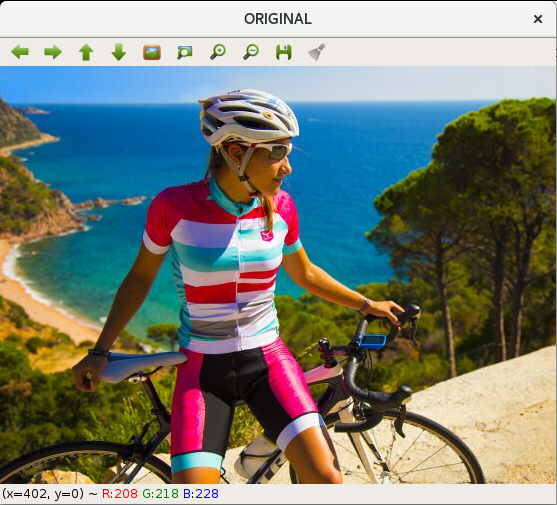
//> input picture fsiv/i72marmj/ciclista_original.png, 557 x 505 px
$ ./pract3 ciclista_original.png filtro.jpg   (built with g++ and OpenCV 4)
//> lines starting //> are read from the running program, lines starting //| are printed output that depends on the picture
//> further down, imgIn is the input picture: 505 rows x 557 cols, CV_8UC3; mean B, G, R 118.5, 127.1, 120.3
/*!
  Esto es un esqueleto de programa para usar en las prácticas
  de Visión Artificial.

  Se supone que se utilizará OpenCV.

  Para compilar, puedes ejecutar:
    g++ -Wall -o esqueleto esqueleto.cc `pkg-config opencv --cflags --libs`

*/

#include <iostream>
#include <exception>
#include <algorithm>


//Includes para OpenCV, Descomentar según los módulo utilizados.
#include <opencv2/core/core.hpp>
#include <opencv2/core/utility.hpp>
#include <opencv2/highgui/highgui.hpp>
#include <opencv2/imgproc/imgproc.hpp>
//#include <opencv2/calib3d/calib3d.hpp>

using namespace cv;
using namespace std;

const cv::String keys =
    "{help h usage ? |      | print this message   }"
    "{f filter       | 0    | filtro		       }"
    "{g ganancia     | 1.0  | ganancia			   }"
    "{@image1        |      | image1 for compare   }"
    "{@image2        |<none>| image2 for compare   }"
    ;

cv::Mat create_sharp_filter(int tipo, float g)
{
	cv::Mat filter(3, 3, CV_32FC1);

	if ((g >= 0.0) and ((tipo == 0) or (tipo == 1)))
	{
		if ( tipo == 0 )
		{
			filter = (Mat_<double>(5, 5) << 0,  0,    0,   0,   0,
                                      0,  0,   -1,   0,   0,
                                      0, -1,  g+4,  -1,   0,
                                      0,  0,   -1,   0,   0,
                                      0,  0,    0,   0,   0);
		}

		else if ( tipo == 1 )
		{
			filter = (Mat_<double>(3, 3) << -1,  -1,  -1,
                                      -1,  g+8, -1,
                                      -1,  -1,  -1);
		}
	}

	else
	{
		std::cout << "\n\n > ERROR. Alguno de los valores de entrada (g o f) fuera de rango.\n\n";
		exit(-1);
	}

	filter.convertTo(filter, CV_32FC1);

	if(filter.type() != CV_32FC1)
	{
		std::cout << "\n\n > ERROR. Error con el filtro.\n\n";
		exit(-1);
	}


	return filter;
}

//******************************************************************

void aplicarConvolucion(const int x, const int y, const cv::Mat& in, const cv::Mat& filter, cv::Mat& out)
{

  float pixel = 0.0;

  for (int i = 0; i < filter.rows; ++i)
  {
    for (int j = 0; j < filter.cols; ++j)
    {
      pixel += in.at<float>((x - ((filter.rows-1)/2) + i),(y - ((filter.cols-1)/2) + j)) * filter.at<float>(i, j);
    }
  }

  out.at<float>(x - ((filter.rows-1)/2), y - ((filter.rows-1)/2)) = pixel;

}

/*00 01 02 03 04
10 11 12 13 14
20 21 22 23 24
30 31 32 33 34
40 41 42 43 44*/

//******************************************************************

void convolve(const cv::Mat& in, const cv::Mat& filter, cv::Mat& out, int border_type=0)
{
//> called with border_type = 0
  vector<Mat> channelsIn,channelsOut;
  Mat inResized=Mat::zeros(in.rows + ((filter.rows-1)/2),in.cols + ((filter.cols-1)/2) ,in.type());
  out=Mat::zeros(in.rows,in.cols,in.type());

  split(in,channelsIn);
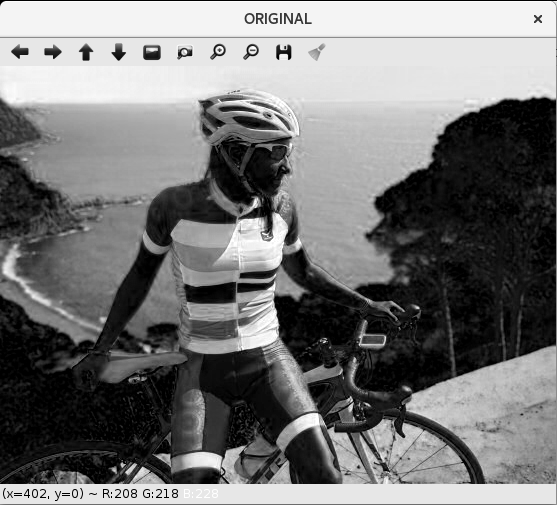
//> channelsIn[0]: 505 rows x 557 cols, CV_32FC1; min 0, max 1, mean 0.465
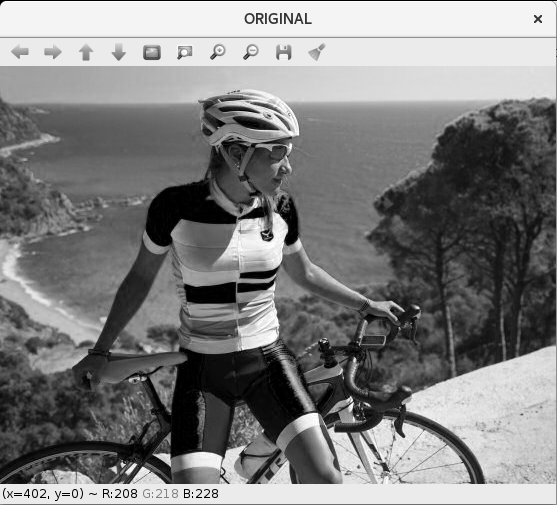
//> channelsIn[1]: 505 rows x 557 cols, CV_32FC1; min 0, max 1, mean 0.498
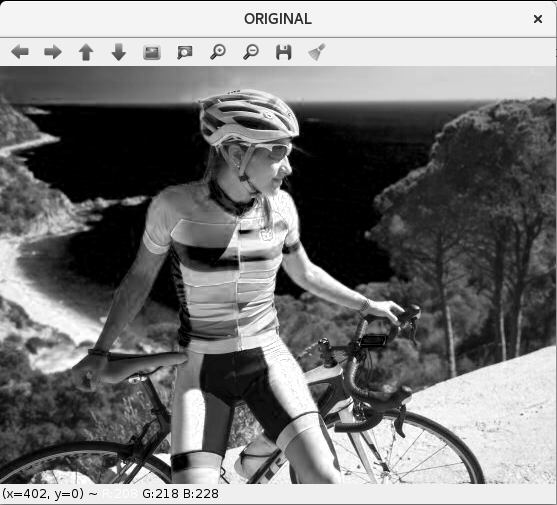
//> channelsIn[2]: 505 rows x 557 cols, CV_32FC1; min 0, max 1, mean 0.472
  split(out,channelsOut);

  for(int i=0;i<in.channels();i++){
    copyMakeBorder(channelsIn[i],channelsIn[i],((filter.rows-1)/2),((filter.rows-1)/2),((filter.rows-1)/2),((filter.rows-1)/2),BORDER_CONSTANT,0);
  }

  for (int i = ((filter.rows-1)/2); i < inResized.rows-((filter.rows-1)/2); ++i)
  {
    for (int j = ((filter.rows-1)/2); j < inResized.cols-((filter.rows-1)/2); ++j)
    {
      for (int k = 0; k < in.channels(); ++k)
      {
        aplicarConvolucion(i,j,channelsIn[k],filter,channelsOut[k]);
      }
    }
  }
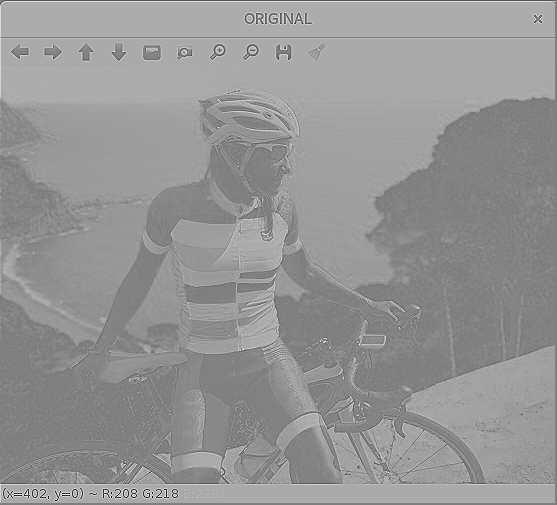
//> channelsOut[0]: 505 rows x 557 cols, CV_32FC1; min -2.73, max 2.72, mean 0.461; drawn with min black and max white
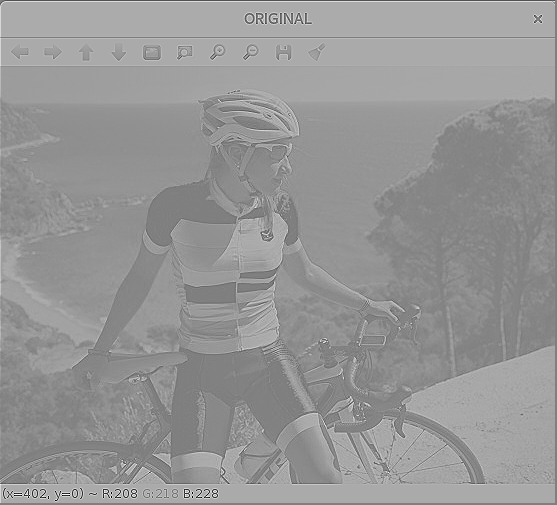
//> channelsOut[1]: 505 rows x 557 cols, CV_32FC1; min -2.77, max 2.77, mean 0.495; drawn with min black and max white
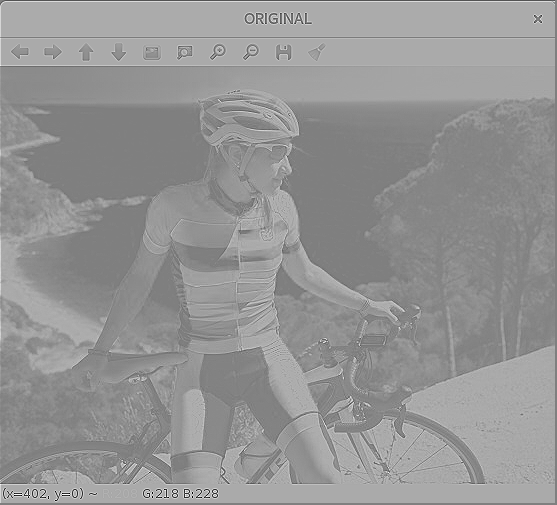
//> channelsOut[2]: 505 rows x 557 cols, CV_32FC1; min -2.82, max 2.81, mean 0.468; drawn with min black and max white
  merge(channelsOut,out);
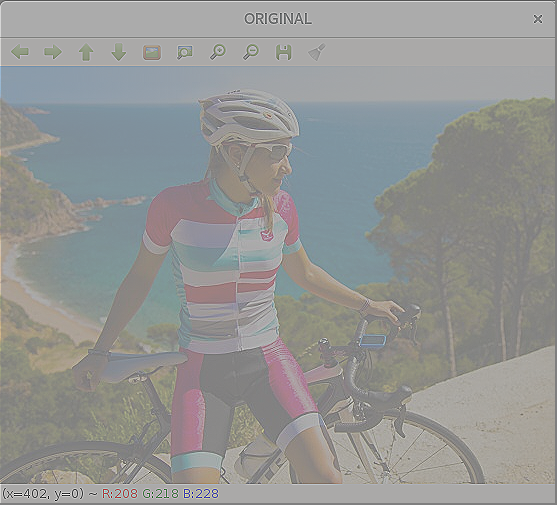
//> out: 505 rows x 557 cols, CV_32FC3; mean B, G, R 0.461, 0.495, 0.468; drawn with min black and max white
  imshow("IMG Normal",in);
  imshow("IMG Realzada",out);
}

//******************************************************************

int main (int argc, char* const* argv)
{
  int retCode=EXIT_SUCCESS;

  try {

      cv::CommandLineParser parser(argc, argv, keys);
      parser.about("Application name v1.0.0");
      if (parser.has("help"))
      {
          parser.printMessage();
          return 0;
      }
      int filterOption = parser.get<int>("filter");

      if((filterOption != 0) and (filterOption != 1))
      {
          cout << "\nValor de filtro invalido." << endl << endl;

          cout << "Valores permitidos: <-f=0> o <-f=1>" << endl;
          return 0;
      }

      float ganancia = parser.get<float>("g");

      if(ganancia < 0)
      {
          cout << "\nValor de ganancia invalido." << endl << endl;

          cout << "Valores permitidos: <-g={Value >= 0.0}>" << endl;
          return 0;
      }

      cv::String input = parser.get<cv::String>(0);
      cv::String output = parser.get<cv::String>(1);
      if (!parser.check())
      {
          parser.printErrors();
          return 0;
      }

    /*Ahora toca que tu rellenes con lo que hay que hacer ...*/

    int key;
    cv::Mat imgIn;
    cv::Mat imgOut;
    cv::Mat filter;

    imgIn = cv::imread(input);

    filter = create_sharp_filter(filterOption, ganancia);

    imgIn.convertTo(imgIn, CV_32FC1, 1.00/255.00, 0.00);

    convolve(imgIn, filter, imgOut);

    key = cv::waitKey(0) & 0xff;
//> the space key is pressed

    //Guardar resultado / Cancelar

    if(key != 27)
    {
      std::cout << "\nGuardando imagen procesada..." << std::endl;
      imgOut.convertTo(imgOut, CV_32FC1, 255.00, 0.00);
      cv::imwrite(output, imgOut);
    }

    else
    {
      std::cout << "\nCancelando proceso..." << std::endl;
    }


  }
  catch (std::exception& e)
  {
    std::cerr << "Capturada excepcion: " << e.what() << std::endl;
    retCode = EXIT_FAILURE;
  }
  return retCode;
}

$ run again, on fsiv/i72marmj/manos.jpg
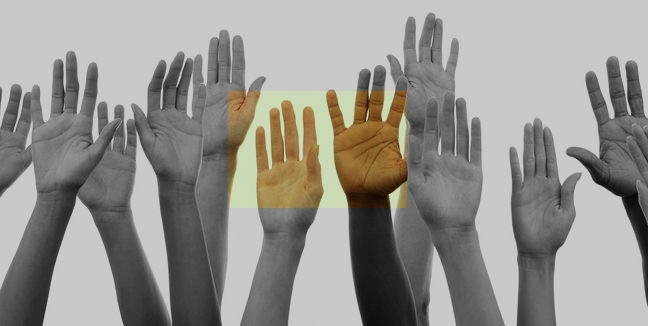
//> input picture fsiv/i72marmj/manos.jpg, 648 x 326 px
//> imgIn is the input picture: 326 rows x 648 cols, CV_8UC3; mean B, G, R 142.9, 147.3, 149.3
//> imgIn: 326 rows x 648 cols, CV_32FC3
//> after the loop in convolve, `for (int i = ((filter.rows-1)/2); i < inResized.rows-((filter.rows-1)/..`:
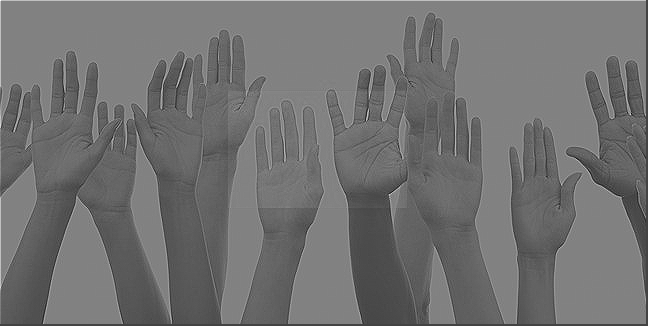
//> channelsOut[2]: 326 rows x 648 cols, CV_32FC1; min -0.847, max 2.36, mean 0.584; drawn with min black and max white
//> in convolve, `merge(channelsOut,out);`:
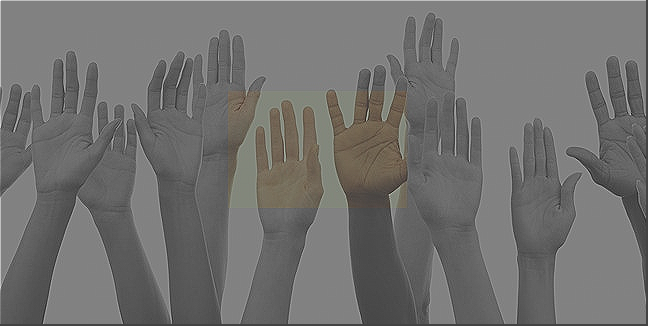
//> out: 326 rows x 648 cols, CV_32FC3; mean B, G, R 0.559, 0.577, 0.584; drawn with min black and max white
